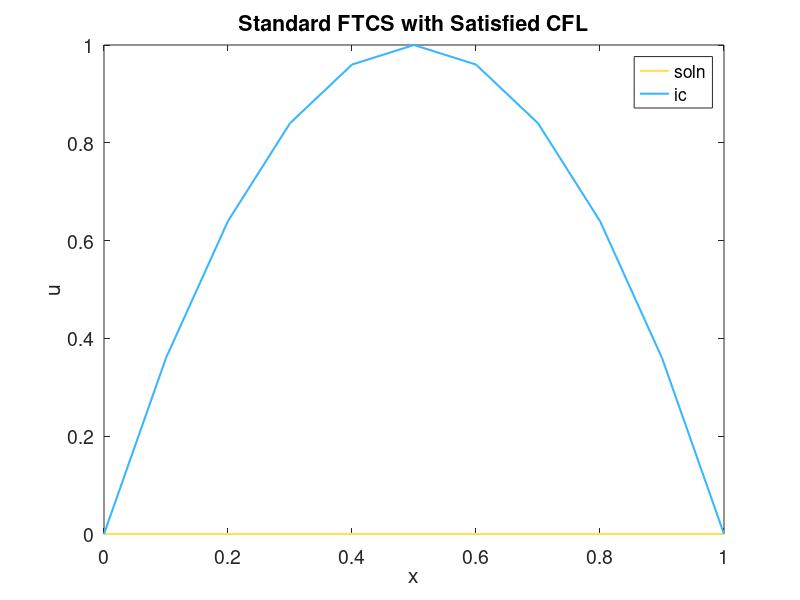
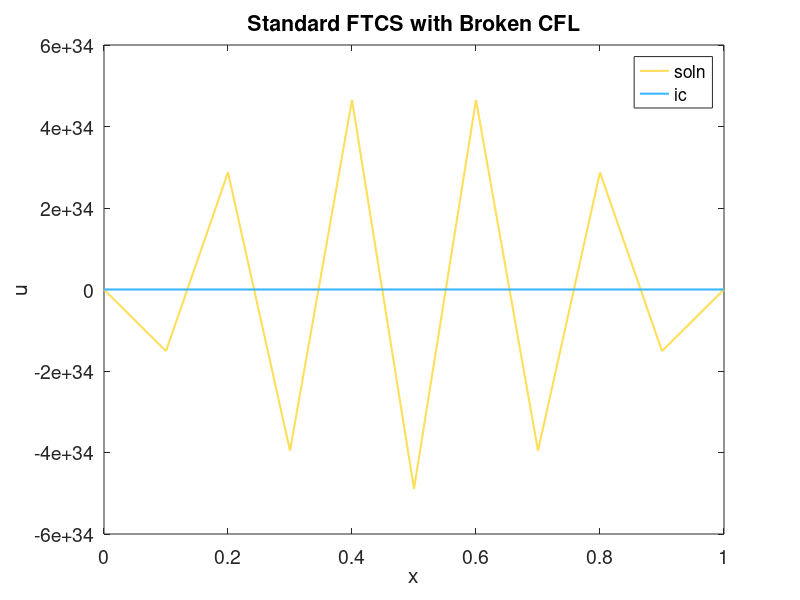
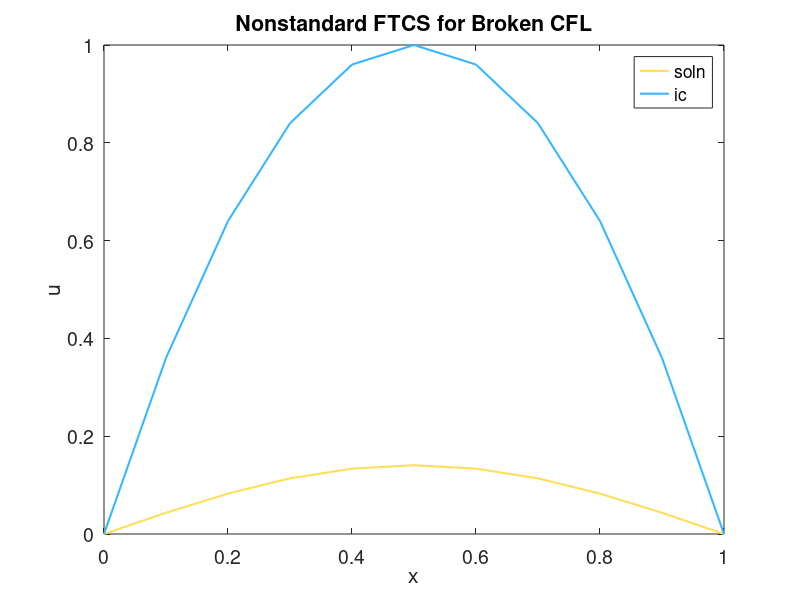

The MATLAB source for these figures, in order:
clear; close all

%% problem

%compute soln to homogeneous heat eq using standard fd and nsfd scheme
%developed today; compare results when time-step and space-step do not
%follow the cfl cond (but a functional rel. of the two does)

%PDE: u_t - Ku_{xx} = 0, x\in\Omega=[0,1], u(t,0)=u(t,1)=0, u(0,x) = x(1-x);

%% initialize baseline params + functions
colors = 1/255 * [56 182 255; 255 222 89; 0 191 99]; % colors for plotting: blue, ylw, green

Omega = linspace(0,1,11); % spatial discretization
Nx = length(Omega);         % # of spatial elements
Delta_x = Omega(2)-Omega(1); % spatial step size

u0 = 4*Omega.*(1-Omega); % ic
u = u0';                % soln (row) vector (defined by ic for now)

K = 1; % thermal diffusivity
T = 1; % final time = 1 units

Delta_t = 0.9*(Delta_x)^2/(2*K); % time-step (def in accordance with CFL)
Nt = round(T/Delta_t);  % # of timesteps (large for sanity check)

function [CFL, alpha, A] = def_rhs_mat(delta_t,delta_x,K,Nx)
    CFL = delta_t/(delta_x)^2 <= 1/(2*K); % logical check for CFL cond
    
    alpha = K*delta_t/(delta_x)^2;
    A = diag(alpha*ones(1,Nx-3),-1) + diag((1-2*alpha)*ones(1,Nx-2)) + diag(alpha*ones(1,Nx-3),1); %sparse matrix rep of linear system
end

%% standard FTCS implementation (with CFL met)

[CFL, ~, A] = def_rhs_mat(Delta_t,Delta_x,K,Nx);

if(CFL)
    fprintf('CFL condition met.\n')
else
    fprintf('CFL condition not met.\n')
end

start_time = cputime;
figure(1)
for i=1:Nt
    u(2:Nx-1) = A*u(2:Nx-1);
    % fprintf('max u = %.6f\n', max(u)); failsafe

    plot(Omega,u,'LineWidth',1.5,'Color',colors(2,:))
    hold on
    plot(Omega,u0,'LineWidth',1.5,'Color',colors(1,:))
    xlabel('x')
    ylabel('u')
    ylim([0,1])
    legend('soln','ic')
    title('Standard FTCS with Satisfied CFL')
    set(gca,'FontSize',14)
    pause(0.001)
    hold off
end
comp_time_baseFTCS = cputime-start_time

%% FTCS implementation with CFL broken

u_2=u0';
delta_t = 1.5*(Delta_x)^2/(2*K);
Nt = round(T/delta_t);
[cfl, ~, A_2] = def_rhs_mat(delta_t,Delta_x,K,Nx);

if(cfl)
    fprintf('CFL condition met.\n')
else
    fprintf('CFL condition not met.\n')
end

start_time = cputime;
figure(2)
for i=1:Nt
    u_2(2:Nx-1) = A_2*u_2(2:Nx-1);
    % fprintf('max u = %.6f\n', max(u)); failsafe

    plot(Omega,u_2,'LineWidth',1.5,'Color',colors(2,:))
    hold on
    plot(Omega,u0,'LineWidth',1.5,'Color',colors(1,:))
    xlabel('x')
    ylabel('u')
    % ylim([0,1])
    legend('soln','ic')
    title('Standard FTCS with Broken CFL')
    set(gca,'FontSize',14)
    pause(0.001)
    hold off
end
comp_time_brokenFTCS = cputime-start_time

%% NSFD implementation (using params to break CFL)

%NSFD function: (1-e^(-2Kr))/2K, r := delta_t/(delta_x)^2

function phi = phi(delta_t,delta_x,K)
    phi = (1-exp(-2*K*delta_t/(delta_x)^2))/(2*K);
end

function A = def_rhs_nsfd(delta_t,delta_x,K,Nx)
    alpha = K*phi(delta_t,delta_x,K);
    A = diag(alpha*ones(1,Nx-3),-1) + diag((1-2*alpha)*ones(1,Nx-2)) + diag(alpha*ones(1,Nx-3),1); %sparse matrix rep of linear system
end

delta_t = 5*(Delta_x)^2/(2*K);
Nt = round(T/delta_t);

u_nsfd = u0';
A_nsfd = def_rhs_nsfd(delta_t,Delta_x,K,Nx);

start_time = cputime;
figure(3)
for i=1:Nt
    u_nsfd(2:Nx-1) = A_nsfd*u_nsfd(2:Nx-1);
    % fprintf('max u = %.6f\n', max(u)); failsafe

    plot(Omega,u_nsfd,'LineWidth',1.5,'Color',colors(2,:))
    hold on
    plot(Omega,u0,'LineWidth',1.5,'Color',colors(1,:))
    xlabel('x')
    ylabel('u')
    % ylim([0,1])
    legend('soln','ic')
    title('Nonstandard FTCS for Broken CFL')
    set(gca,'FontSize',14)
    pause(0.001)
    hold off
end
comp_time_nsfd = cputime-start_time
